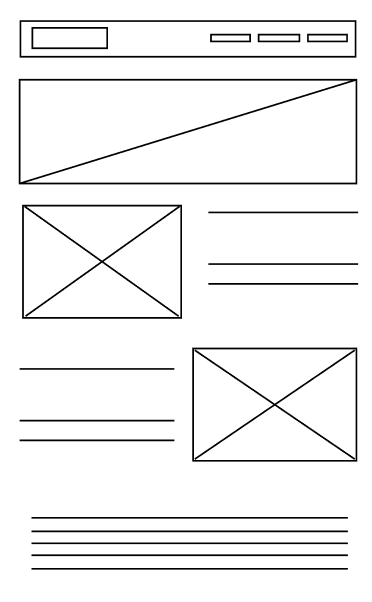
#> input picture test.png, 372 x 602 px
$ jupyter execute 'Image Division.ipynb'   (shell and % lines are left out)
#> lines starting #> are read from the running program, lines starting #| are printed output that depends on the picture; after the words box and inside, x2 and y2 are one past the last pixel; in counts of white or black regions, pixels touching at a corner belong together
[cell 1]
import cv2
import numpy as np
import matplotlib.pyplot as plt
from PIL import Image

### Load the image
let us start by loading the image that we wish to process

[cell 2]
# read input image
img = cv2.imread('test.png')
#> img is the input picture: shape (602, 372, 3); min 0, max 255, mean 241.9

# display it
plt.imshow(img)

### Masking Image
now we mask the image to simplify the data that we have stored in the numpy array. Once we have masked the image, the image becomes black and white, with only two possible values that exist in the numpy array. One is 0 which means that the pixel contains no data (and is white sapce) and the other option is 255 (which appears as black)

[cell 3]
# define border color
lower = (0, 80, 110)
upper = (0, 120, 150)

# threshold on border color
mask = cv2.inRange(img, lower, upper)
#> mask: shape (602, 372); every value is 0

# dilate threshold
kernel = cv2.getStructuringElement(cv2.MORPH_RECT, (15, 15))
mask = cv2.morphologyEx(mask, cv2.MORPH_DILATE, kernel)

# recolor border to white
# img[mask==255] = (255,255,255)

[cell 4]
# convert img to grayscale
gray = cv2.cvtColor(img, cv2.COLOR_BGR2GRAY)

# otsu threshold
thresh = cv2.threshold(gray, 0, 255, cv2.THRESH_OTSU )[1]
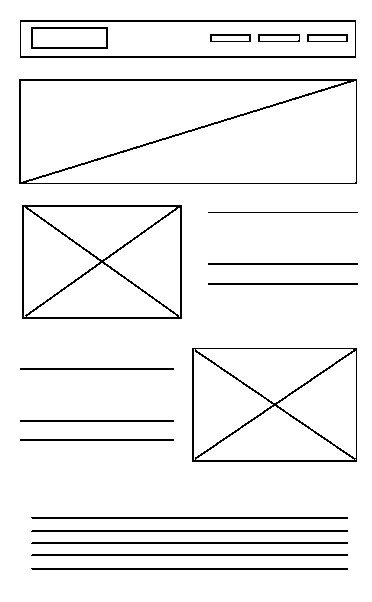
#> thresh: shape (602, 372); 94.5% white; black in thin lines or dots, all inside (x1, y1, x2, y2) = (19, 20, 358, 570)

# apply morphology open
kernel = cv2.getStructuringElement(cv2.MORPH_RECT, (17,17))
morph = cv2.morphologyEx(thresh, cv2.MORPH_OPEN, kernel)
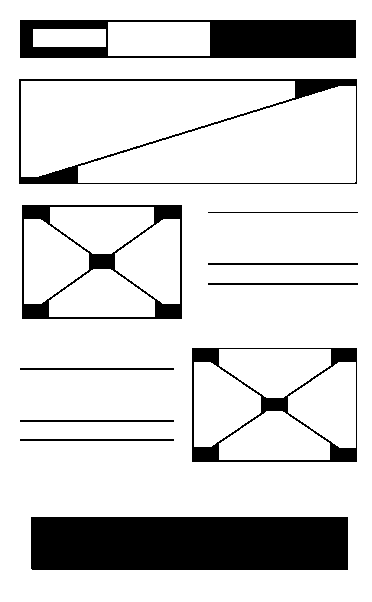
#> morph: shape (602, 372); 84.1% white; 11 black regions, largest, box (x1, y1, x2, y2) and area: (31, 517, 348, 570) 16800, (20, 20, 356, 58) 7986, (22, 205, 182, 319) 3243
morph = 255 - morph

### Filtered, Masked Image

[cell 5]
plt.imshow(morph)

[cell 6]
#  check if given line has a component or not, return true when the given line is part of some component
def hasComponent(line):
    flag = False

    for pixelValue in line:
        if pixelValue != 0:
            return True

    return False

[cell 7]
def find_lines_which_contain_component():
    lines_with_components = []

    for i in range(0, len(morph)):
        if(hasComponent(morph[i])):
            lines_with_components.append(i)
#> after the loop, lines_with_components = 424 values from 20 to 569

    return lines_with_components

lines_with_components = find_lines_which_contain_component()
#> lines_with_components = 424 values from 20 to 569

print(f"Total Lines that make the entire image : {len(thresh)}")
#| Total Lines that make the entire image : 602
print(f"Lines which make up the components on given image : {len(lines_with_components)}")
#| Lines which make up the components on given image : 424

### Image after removing extra area
Now we have processed the image and found all the lines that form the components, in the next image, we display the image that we get after removing the spaces

[cell 8]
# display the items that are part of the list
def show_image_by_line(lines_to_show):
    display_lines = []
    for i in range(0, len(thresh)):
        if i in lines_to_show:
            display_lines.append(thresh[i])
#> after the loop, display_lines = 424 items
    plt.imshow(display_lines)

show_image_by_line(lines_with_components)
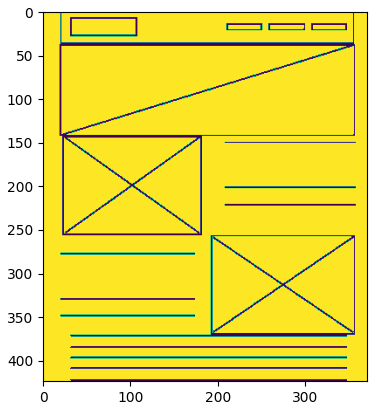
#> figure drawn by matplotlib, 1 panel

### Extracting the whitespace data
once we remove the lines that make up the components, we get only those lines which make up the white space. Once we get the lines that make up the whitespace, we can find their midpoints and then split the image on basis of that.

If you see an empty image in the demo, it is **expected**! It means that we have captured all the empty lines.

[cell 9]
def find_empty_lines(image, lines_with_components):
    all_lines = range(0, len(image))
    empty_lines = []

    for some_line in all_lines:
        if some_line not in lines_with_components:
            empty_lines.append(some_line)
#> after the loop, empty_lines = 178 values from 0 to 601

    return empty_lines


empty_lines = find_empty_lines(thresh, lines_with_components)
#> empty_lines = 178 values from 0 to 601
show_image_by_line(empty_lines)
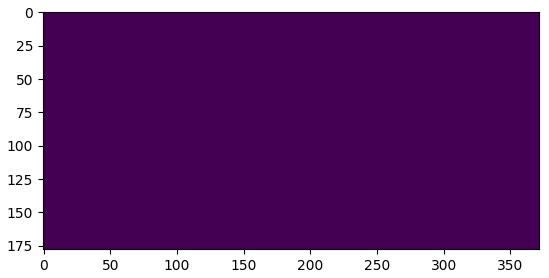
#> figure drawn by matplotlib, 1 panel

# Finding breakpoints

`lines_with_components` contains index of all lines which have a component (see demo function above to visualize the data), now we find the ranges that are missing, and their mid point to find the breakpoints.

[cell 10]
def find_breakpoints(line_with_components):
    breakpoints = []

    i = 0
    start = i
    end = i
    counter = line_with_components[i]
#> counter = 0

    while i < len(line_with_components):
        if counter == line_with_components[i]:
            counter+=1
            i+=1
        else:
            end = counter
            breakpoints.append([start,end])

            counter = line_with_components[i]
            start = counter
#> this loop made 183 passes
#> (end, counter, start) on passes 21, 43, 65, 95: (20, 58, 58), (79, 184, 184), (205, 319, 319), (348, 462, 462)
#> counter on passes 1 to 6: 1, 2, 3, 4, 5, 6
#> after the loop, breakpoints = [[0, 20], [58, 79], [184, 205], [319, 348], [462, 517]]; i = 178


    return breakpoints

[cell 11]
breakpoint_ranges =  find_breakpoints(empty_lines)
#> breakpoint_ranges has the same summary as breakpoints in find_breakpoints
breakpoint_ranges
#> Out has the same summary as breakpoints in find_breakpoints

now since we have a range of areas that do not have any component, we find the midpoint of each of these ranges to find the exact index we need to split the image

[cell 12]
def find_midpoints_of_ranges(breakpoint_ranges):
    midpoints = []

    for i in range(0, len(breakpoint_ranges)):
        midpoints.append((breakpoint_ranges[i][0] + breakpoint_ranges[i][1])//2)
#> this loop made 5 passes
#> after the loop, midpoints = [10, 68, 194, 333, 489]

    return midpoints

breakpoints = find_midpoints_of_ranges(breakpoint_ranges)
#> breakpoints = [10, 68, 194, 333, 489]
breakpoints
#> Out = [10, 68, 194, 333, 489]

[cell 13]
# first limit is the start of the images
final_break_points = [0]

# now get all the calculated breakpoints
for breakpoint in breakpoints:
    final_break_points.append(breakpoint)
#> this loop made 5 passes
#> breakpoint on passes 1 to 5: 10, 68, 194, 333, 489
#> after the loop, final_break_points = [0, 10, 68, 194, 333, 489]

# add final boundary of the image
final_break_points.append(len(thresh))

final_break_points
#> Out = [0, 10, 68, 194, 333, 489, 602]

Now we pair up the array to get groups of two, which act as the lower and upper bound of the image

[cell 14]
def get_pairs_from_breakpoints(breakpoints):
    pairs = []
    for i in range(0, len(breakpoints)-1):
        pairs.append([breakpoints[i], breakpoints[i+1]])
#> this loop made 6 passes
#> after the loop, pairs = [[0, 10], [10, 68], [68, 194], [194, 333], [333, 489], [489, 602]]
    return pairs

breakpoint_pairs = get_pairs_from_breakpoints(final_break_points)
#> breakpoint_pairs has the same summary as pairs in get_pairs_from_breakpoints
breakpoint_pairs
#> Out has the same summary as pairs in get_pairs_from_breakpoints

Now we have the data as to how to split the image, let us divide the passed image and return a list that can be directly visualzied

[cell 15]
def extracted_segments(image, breakpoint_pairs):
    image_segments = []

    for i in breakpoint_pairs:
        image_segments.append( thresh[i[0]:i[1]] )
#> this loop made 6 passes
#> after the loop, image_segments = 6 items

    return image_segments

extracted_image_segments = extracted_segments(thresh, breakpoint_pairs)
#> extracted_image_segments = 6 items
print(f"Total {len(extracted_image_segments)} components extracted from the image")
#| Total 6 components extracted from the image

Now once we have data to generate the image components, simply write these items to the disk

[cell 16]
def save_images_to_disk(image_segments, name_prefix):
#> called with name_prefix = 'demo'
    counter = 1

    for data in image_segments:
        img = Image.fromarray(data)
        img.save(f"{name_prefix}_{counter}.jpeg")
        print(f"Segment #{counter} written to disk")
        counter+=1
#> this loop made 6 passes
#| Segment #1 written to disk
#| Segment #2 written to disk
#| Segment #3 written to disk
#| Segment #4 written to disk
#| Segment #5 written to disk
#| Segment #6 written to disk
#> pass 2, in save_images_to_disk, `img = Image.fromarray(data)`:
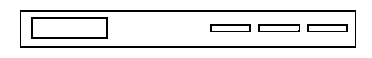
#> img: PIL image 372x58 L; 89.7% white; black in thin lines or dots, all inside (x1, y1, x2, y2) = (20, 10, 356, 48)
#> pass 3, in save_images_to_disk, `img = Image.fromarray(data)`:
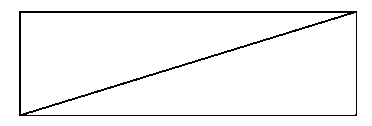
#> img: PIL image 372x126 L; 95.8% white; black in thin lines or dots, all inside (x1, y1, x2, y2) = (19, 11, 357, 116)
#> after the loop:
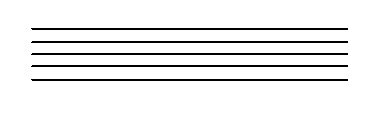
#> img: PIL image 372x113 L; 92.5% white; black in thin lines or dots, all inside (x1, y1, x2, y2) = (31, 28, 348, 81)
#> after the loop, counter = 7


save_images_to_disk(extracted_image_segments, "demo")
